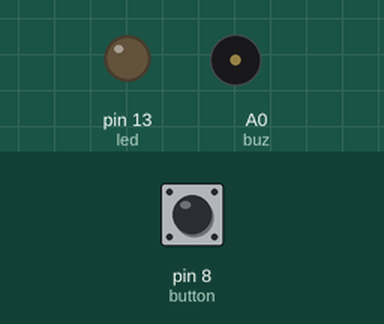
Recording of a sketch running on a simulated Arduino Uno, built with avr-gcc and run on an emulated ATmega328P. Shown: output pins drawn as LEDs (lit = HIGH), buzzer (waves = sounding). Inputs (shaded band) come from the test bench; at power-on: pin 8 (button) LOW. What the sketch prints to the serial monitor is not drawn.

Above: at 1.2 s.
1.3 s: pin 8 (button) pulled HIGH for 0.15 s
At 1.38 s:
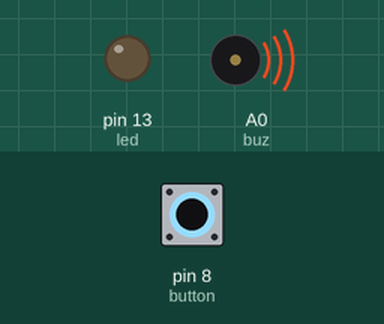
2.9 s: pin 8 (button) pulled HIGH for 3.2 s
At 6.8 s:
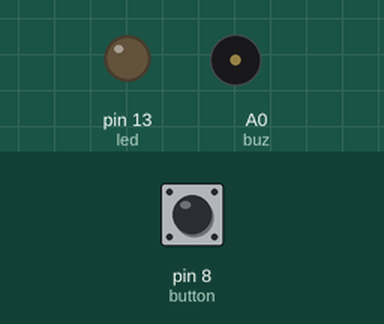
Timing chart, 0 to 8.3 s (numbered marks = the images above; inputs shaded):
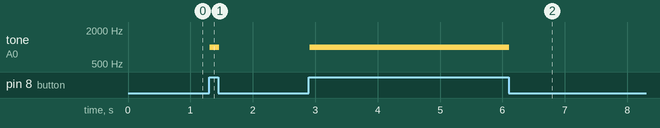

Measured:
- after the input at 1.3 s, tone on A0 (buz): silent → 1000 Hz at once, → silent 0.15 s later
- after the input at 2.9 s, tone on A0 (buz): silent → 1000 Hz at once, → silent 3.2 s later

The sketch:

Doorbell_2.ino
```cpp
int button = 8;
int led = 13;
int buz = A0;

void setup() {
  pinMode(led, OUTPUT);
  pinMode(button, INPUT);
  Serial.begin(9600);

}
void loop() {
  boolean x = digitalRead(button);
  Serial.println(x);

  if(x == 1){
    Serial.println("ON");
    tone(buz, 1000);
  }else{
    Serial.println("OFF");
    tone(buz, 0);
  }

}
```
